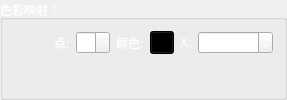
        <widget class="QGroupBox" name="groupBoxScalarColorMapping">
         <property name="sizePolicy">
          <sizepolicy hsizetype="Preferred" vsizetype="Expanding">
           <horstretch>0</horstretch>
           <verstretch>0</verstretch>
          </sizepolicy>
         </property>
         <property name="palette">
          <palette>
           <active>
            <colorrole role="WindowText">
             <brush brushstyle="SolidPattern">
              <color alpha="255">
               <red>255</red>
               <green>255</green>
               <blue>255</blue>
              </color>
             </brush>
            </colorrole>
           </active>
           <inactive>
            <colorrole role="WindowText">
             <brush brushstyle="SolidPattern">
              <color alpha="255">
               <red>255</red>
               <green>255</green>
               <blue>255</blue>
              </color>
             </brush>
            </colorrole>
           </inactive>
           <disabled>
            <colorrole role="WindowText">
             <brush brushstyle="SolidPattern">
              <color alpha="255">
               <red>120</red>
               <green>120</green>
               <blue>120</blue>
              </color>
             </brush>
            </colorrole>
           </disabled>
          </palette>
         </property>
         <property name="title">
          <string>色彩映射：</string>
         </property>
         <layout class="QVBoxLayout" name="verticalLayout_6">
          <item>
           <layout class="QHBoxLayout" name="horizontalLayout_9">
            <item>
             <spacer name="horizontalSpacer_2">
              <property name="orientation">
               <enum>Qt::Horizontal</enum>
              </property>
              <property name="sizeHint" stdset="0">
               <size>
                <width>40</width>
                <height>20</height>
               </size>
              </property>
             </spacer>
            </item>
            <item>
             <widget class="QLabel" name="labelScalarColorMappingPoint">
              <property name="sizePolicy">
               <sizepolicy hsizetype="Fixed" vsizetype="Preferred">
                <horstretch>0</horstretch>
                <verstretch>0</verstretch>
               </sizepolicy>
              </property>
              <property name="palette">
               <palette>
                <active>
                 <colorrole role="WindowText">
                  <brush brushstyle="SolidPattern">
                   <color alpha="255">
                    <red>255</red>
                    <green>255</green>
                    <blue>255</blue>
                   </color>
                  </brush>
                 </colorrole>
                </active>
                <inactive>
                 <colorrole role="WindowText">
                  <brush brushstyle="SolidPattern">
                   <color alpha="255">
                    <red>255</red>
                    <green>255</green>
                    <blue>255</blue>
                   </color>
                  </brush>
                 </colorrole>
                </inactive>
                <disabled>
                 <colorrole role="WindowText">
                  <brush brushstyle="SolidPattern">
                   <color alpha="255">
                    <red>120</red>
                    <green>120</green>
                    <blue>120</blue>
                   </color>
                  </brush>
                 </colorrole>
                </disabled>
               </palette>
              </property>
              <property name="text">
               <string>点:</string>
              </property>
             </widget>
            </item>
            <item>
             <widget class="QSpinBox" name="spinBoxScalarColorMappingPoint">
              <property name="sizePolicy">
               <sizepolicy hsizetype="Fixed" vsizetype="Fixed">
                <horstretch>0</horstretch>
                <verstretch>0</verstretch>
               </sizepolicy>
              </property>
              <property name="palette">
               <palette>
                <active>
                 <colorrole role="Text">
                  <brush brushstyle="SolidPattern">
                   <color alpha="255">
                    <red>255</red>
                    <green>255</green>
                    <blue>255</blue>
                   </color>
                  </brush>
                 </colorrole>
                </active>
                <inactive>
                 <colorrole role="Text">
                  <brush brushstyle="SolidPattern">
                   <color alpha="255">
                    <red>255</red>
                    <green>255</green>
                    <blue>255</blue>
                   </color>
                  </brush>
                 </colorrole>
                </inactive>
                <disabled>
                 <colorrole role="Text">
                  <brush brushstyle="SolidPattern">
                   <color alpha="255">
                    <red>120</red>
                    <green>120</green>
                    <blue>120</blue>
                   </color>
                  </brush>
                 </colorrole>
                </disabled>
               </palette>
              </property>
              <property name="alignment">
               <set>Qt::AlignRight|Qt::AlignTrailing|Qt::AlignVCenter</set>
              </property>
              <property name="maximum">
               <number>0</number>
              </property>
             </widget>
            </item>
            <item>
             <widget class="QLabel" name="labelScalarColorMappingColorSelection">
              <property name="sizePolicy">
               <sizepolicy hsizetype="Fixed" vsizetype="Preferred">
                <horstretch>0</horstretch>
                <verstretch>0</verstretch>
               </sizepolicy>
              </property>
              <property name="palette">
               <palette>
                <active>
                 <colorrole role="WindowText">
                  <brush brushstyle="SolidPattern">
                   <color alpha="255">
                    <red>255</red>
                    <green>255</green>
                    <blue>255</blue>
                   </color>
                  </brush>
                 </colorrole>
                </active>
                <inactive>
                 <colorrole role="WindowText">
                  <brush brushstyle="SolidPattern">
                   <color alpha="255">
                    <red>255</red>
                    <green>255</green>
                    <blue>255</blue>
                   </color>
                  </brush>
                 </colorrole>
                </inactive>
                <disabled>
                 <colorrole role="WindowText">
                  <brush brushstyle="SolidPattern">
                   <color alpha="255">
                    <red>120</red>
                    <green>120</green>
                    <blue>120</blue>
                   </color>
                  </brush>
                 </colorrole>
                </disabled>
               </palette>
              </property>
              <property name="text">
               <string>颜色:</string>
              </property>
             </widget>
            </item>
            <item>
             <widget class="QToolButton" name="tbtnlabelScalarColorMappingColorSelectionShow">
              <property name="autoFillBackground">
               <bool>false</bool>
              </property>
              <property name="styleSheet">
               <string notr="true">QToolButton{background-color:black;}</string>
              </property>
              <property name="text">
               <string/>
              </property>
             </widget>
            </item>
            <item>
             <widget class="QLabel" name="labelScalarColorMappingX">
              <property name="sizePolicy">
               <sizepolicy hsizetype="Fixed" vsizetype="Preferred">
                <horstretch>0</horstretch>
                <verstretch>0</verstretch>
               </sizepolicy>
              </property>
              <property name="palette">
               <palette>
                <active>
                 <colorrole role="WindowText">
                  <brush brushstyle="SolidPattern">
                   <color alpha="255">
                    <red>255</red>
                    <green>255</green>
                    <blue>255</blue>
                   </color>
                  </brush>
                 </colorrole>
                </active>
                <inactive>
                 <colorrole role="WindowText">
                  <brush brushstyle="SolidPattern">
                   <color alpha="255">
                    <red>255</red>
                    <green>255</green>
                    <blue>255</blue>
                   </color>
                  </brush>
                 </colorrole>
                </inactive>
                <disabled>
                 <colorrole role="WindowText">
                  <brush brushstyle="SolidPattern">
                   <color alpha="255">
                    <red>120</red>
                    <green>120</green>
                    <blue>120</blue>
                   </color>
                  </brush>
                 </colorrole>
                </disabled>
               </palette>
              </property>
              <property name="text">
               <string>X:</string>
              </property>
             </widget>
            </item>
            <item>
             <widget class="QDoubleSpinBox" name="doubleSpinBoxScalarColorMappingX">
              <property name="sizePolicy">
               <sizepolicy hsizetype="Fixed" vsizetype="Fixed">
                <horstretch>0</horstretch>
                <verstretch>0</verstretch>
               </sizepolicy>
              </property>
              <property name="palette">
               <palette>
                <active>
                 <colorrole role="Text">
                  <brush brushstyle="SolidPattern">
                   <color alpha="255">
                    <red>255</red>
                    <green>255</green>
                    <blue>255</blue>
                   </color>
                  </brush>
                 </colorrole>
                </active>
                <inactive>
                 <colorrole role="Text">
                  <brush brushstyle="SolidPattern">
                   <color alpha="255">
                    <red>255</red>
                    <green>255</green>
                    <blue>255</blue>
                   </color>
                  </brush>
                 </colorrole>
                </inactive>
                <disabled>
                 <colorrole role="Text">
                  <brush brushstyle="SolidPattern">
                   <color alpha="255">
                    <red>120</red>
                    <green>120</green>
                    <blue>120</blue>
                   </color>
                  </brush>
                 </colorrole>
                </disabled>
               </palette>
              </property>
              <property name="alignment">
               <set>Qt::AlignRight|Qt::AlignTrailing|Qt::AlignVCenter</set>
              </property>
              <property name="minimum">
               <double>-4000.000000000000000</double>
              </property>
              <property name="maximum">
               <double>4000.000000000000000</double>
              </property>
              <property name="singleStep">
               <double>10.000000000000000</double>
              </property>
             </widget>
            </item>
           </layout>
          </item>
          <item>
           <widget class="QWidget" name="widgetScalarColorMapping" native="true">
            <property name="sizePolicy">
             <sizepolicy hsizetype="Expanding" vsizetype="Expanding">
              <horstretch>0</horstretch>
              <verstretch>0</verstretch>
             </sizepolicy>
            </property>
            <layout class="QGridLayout" name="gridLayout_6">
             <property name="leftMargin">
              <number>0</number>
             </property>
             <property name="topMargin">
              <number>0</number>
             </property>
             <property name="rightMargin">
              <number>0</number>
             </property>
             <property name="bottomMargin">
              <number>0</number>
             </property>
            </layout>
           </widget>
          </item>
         </layout>
        </widget>
